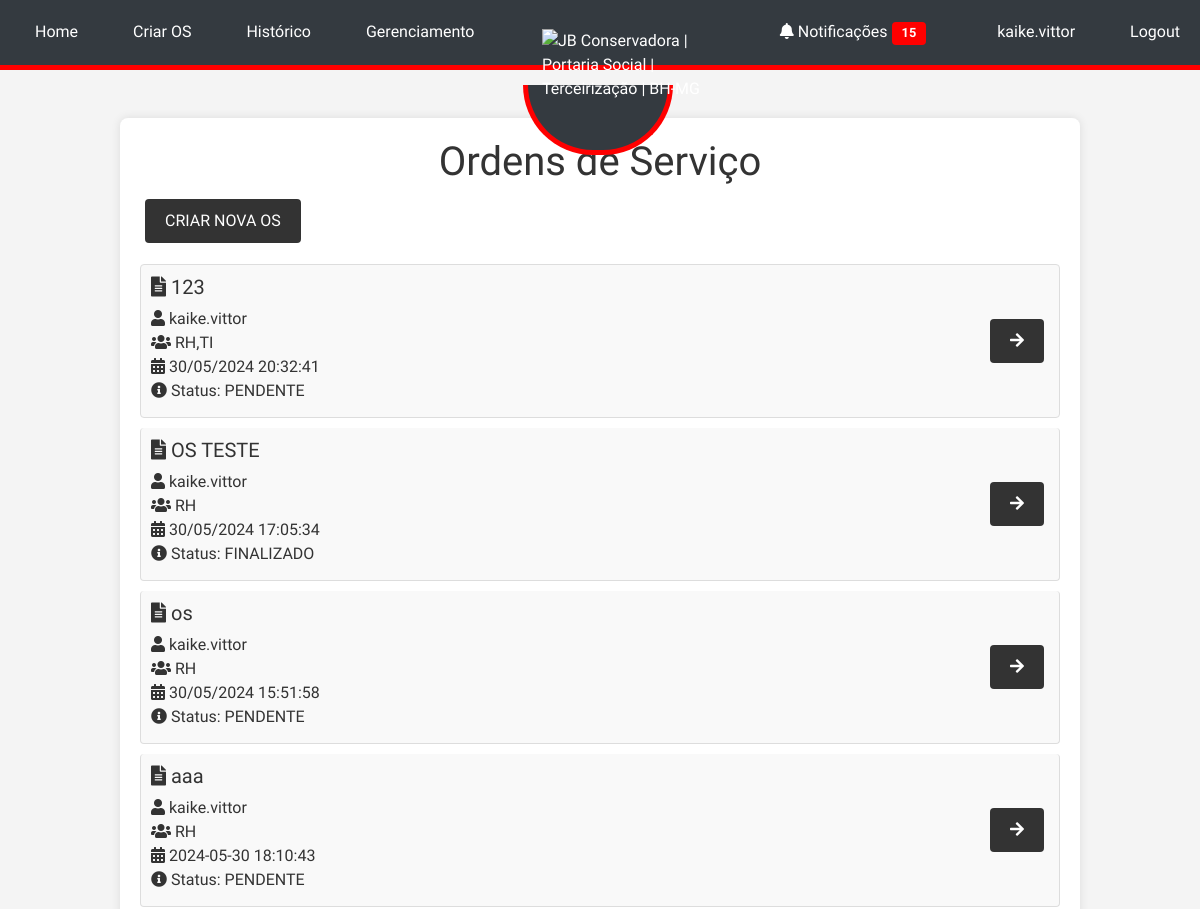
Page / (signed in, upper part) on the earlier database version.
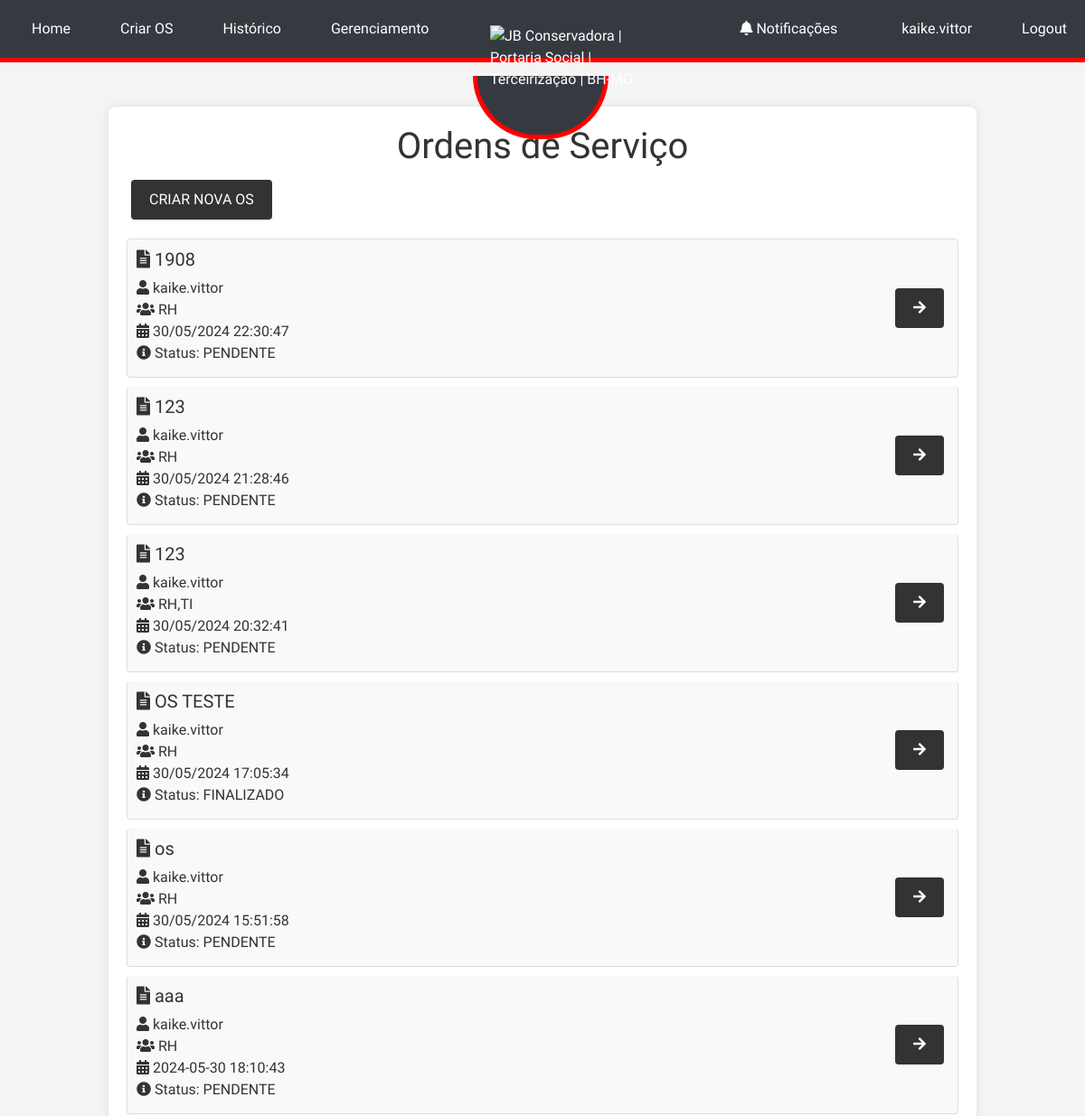
Same page on the later database version.
### tables this page shows
CREATE TABLE os (
            id INTEGER PRIMARY KEY AUTOINCREMENT,
            file_path TEXT NOT NULL,
            created_at TEXT NOT NULL,
            name TEXT,
            creator_id INTEGER, ultima_notificacao TEXT, status TEXT DEFAULT "PENDENTE",
            FOREIGN KEY(creator_id) REFERENCES users(id)
        );

### app.py (the view)
    @app.route('/')
    @login_required
    def index():
        conn = sqlite3.connect('site.db')
        conn.row_factory = sqlite3.Row  # Permite acessar os resultados como dicionário
        c = conn.cursor()
        c.execute('''
            SELECT os.id, os.file_path, os.created_at, os.name, os.creator_id, users.username,
                   os.status,
                   GROUP_CONCAT(DISTINCT sector.name ORDER BY sector.name ASC) AS sectors
            FROM os
            JOIN users ON os.creator_id = users.id
            LEFT JOIN sector ON os.id = sector.os_id
            GROUP BY os.id, os.file_path, os.created_at, os.name, os.creator_id, users.username
            ORDER BY os.created_at DESC
        ''')
        orders = c.fetchall()
        c.execute('SELECT COUNT(*) FROM notifications WHERE user_id = ? AND is_read = 0', (current_user.id,))
        unread_notifications_count = c.fetchone()[0]
        conn.close()
        return render_template('index.html', orders=orders, unread_notifications_count=unread_notifications_count)

### templates/index.html
{% extends "base.html" %}
{% block content %}
  <h1>Ordens de Serviço</h1>
  {% if current_user.sector in ['COMERCIAL', 'ADMIN'] %}
  <a href="{{ url_for('create_os') }}" class="btn btn-primary mb-3">Criar Nova OS</a>
  {% endif %}
  <div class="list-group">
    {% for order in orders %}
      <div class="list-group-item">
        <div class="d-flex justify-content-between align-items-center">
          <div>
            <h5><i class="fas fa-file-alt"></i> {{ order['name'] }}</h5>
            <p class="mb-1">
              <i class="fas fa-user"></i> {{ order['username'] }}<br>
              <i class="fas fa-users"></i> {{ order['sectors'] }}<br>
              <i class="fas fa-calendar-alt"></i> {{ order['created_at'] }}<br>
              <i class="fas fa-info-circle"></i> Status: {{ order['status'] }}
            </p>
          </div>
          <a href="{{ url_for('view_os', os_id=order['id']) }}" class="btn btn-primary">
            <i class="fas fa-arrow-right"></i>
          </a>
        </div>
      </div>
    {% endfor %}
  </div>
{% endblock %}

### templates/base.html (shortened to what this page needs)
<!DOCTYPE html>
<html lang="en">
<head>
    <link rel="stylesheet" href="https://stackpath.bootstrapcdn.com/bootstrap/4.5.2/css/bootstrap.min.css">
    <link rel="stylesheet" href="{{ url_for('static', filename='style.css') }}">
    <link rel="stylesheet" href="https://cdnjs.cloudflare.com/ajax/libs/font-awesome/5.15.3/css/all.min.css">
</head>
<body>
    {% if request.endpoint != 'login' %}
    <div class="navbar">
        <div class="navbar-left">
            <a href="{{ url_for('index') }}" class="menu-item">Home</a>
            {% if current_user.is_authenticated %}
                {% if current_user.sector in ['COMERCIAL', 'ADMIN'] %}
                    <a href="{{ url_for('create_os') }}" class="menu-item">Criar OS</a>
                {% endif %}
                <a href="{{ url_for('history') }}" class="menu-item">Histórico</a>
                {% if current_user.username == 'kaike.vittor' %}
                    <a href="{{ url_for('manage') }}" class="menu-item">Gerenciamento</a>
                {% endif %}
            {% else %}
                <a href="{{ url_for('login') }}" class="menu-item">Login</a>
            {% endif %}
        </div>
        <div class="logo-container">
            <img src="https://jbconservadora.com.br/wp-content/uploads/2020/09/logo-final-jb.png" alt="JB Conservadora | Portaria Social | Terceirização | BH-MG" class="logo">
        </div>
        <div class="navbar-right">
            {% if current_user.is_authenticated %}
                <a href="{{ url_for('notifications') }}" class="menu-item mr-3">
                    <i class="fas fa-bell"></i> Notificações
                    {% if g.unread_notifications_count > 0 %}
                        <span class="badge badge-danger">{{ g.unread_notifications_count }}</span>
                    {% endif %}
                </a>
                <a class="menu-item">{{ current_user.username }}</a>
                <a href="{{ url_for('logout') }}" class="menu-item">Logout</a>
            {% endif %}
        </div>
    </div>
    {% endif %}
    <div class="container mt-5">
        {% block content %}{% endblock %}
    </div>
</body>
</html>

Differences in the rows shown:
added os: name "1908", username "kaike.vittor", sectors "RH", created_at "30/05/2024 22:30:47", status "PENDENTE"
added os: name "123", username "kaike.vittor", sectors "RH", created_at "30/05/2024 21:28:46", status "PENDENTE"
Other differences:
{{ g.unread_notifications_count }}: "15" → (not shown)
